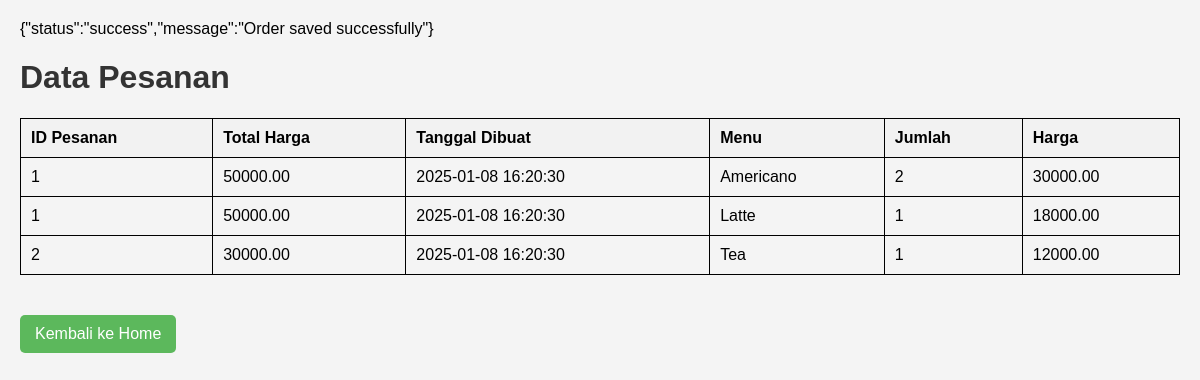
The app's page /php/data_pesanan.php with its own data.
### tables this page shows
CREATE TABLE `order_details` (
  `id` int(11) NOT NULL,
  `order_id` int(11) NOT NULL,
  `menu_id` int(11) NOT NULL,
  `quantity` int(11) NOT NULL,
  `price` decimal(10,2) NOT NULL
);

CREATE TABLE `orders` (
  `id` int(11) NOT NULL,
  `total_price` decimal(10,2) NOT NULL,
  `created_at` timestamp NOT NULL DEFAULT current_timestamp()
);

CREATE TABLE `menu` (
  `id` int(11) NOT NULL,
  `name_` varchar(255) NOT NULL,
  `price` decimal(10,2) NOT NULL,
  `image_url` text DEFAULT NULL,
  `customization` text DEFAULT NULL,
  `category` varchar(100) DEFAULT NULL
);

### php/data_pesanan.php (the view, shortened to what this page needs)
<?php
include 'db_conn.php';
$queryOrders = "SELECT o.id, o.total_price, o.created_at, od.menu_id, od.quantity, od.price, m.name_ AS menu_name
                FROM orders o
                JOIN order_details od ON o.id = od.order_id
                JOIN menu m ON od.menu_id = m.id";
$resultOrders = $conn->query($queryOrders);
$orders = $resultOrders->fetch_all(MYSQLI_ASSOC);
?>
<!DOCTYPE html>
<html lang="en">
<head>
</head>
<body>
    <h1>Data Pesanan</h1>
    <table>
        <thead>
            <tr>
                <th>ID Pesanan</th>
                <th>Total Harga</th>
                <th>Tanggal Dibuat</th>
                <th>Menu</th>
                <th>Jumlah</th>
                <th>Harga</th>
            </tr>
        </thead>
        <tbody>
            <?php foreach ($orders as $order): ?>
                <tr>
                    <td><?= htmlspecialchars($order['id']); ?></td>
                    <td><?= htmlspecialchars($order['total_price']); ?></td>
                    <td><?= htmlspecialchars($order['created_at']); ?></td>
                    <td><?= htmlspecialchars($order['menu_name']); ?></td>
                    <td><?= htmlspecialchars($order['quantity']); ?></td>
                    <td><?= htmlspecialchars($order['price']); ?></td>
                </tr>
            <?php endforeach; ?>
        </tbody>
    </table>
    <a href="../html/home.html">Kembali ke Home</a>
</body>
</html>

### php/data_pesanan.php (style rules this page uses)
body { font-family: Arial, sans-serif; margin: 20px; background-color: #f4f4f4; }
h1 { color: #333; }
table { width: 100%; border-collapse: collapse; margin-bottom: 20px; }
table, th, td { border: 1px solid black; }
th, td { padding: 10px; text-align: left; }
th { background-color: #f2f2f2; }
a { display: inline-block; margin-top: 20px; padding: 10px 15px; background-color: #5cb85c; color: white; text-decoration: none; border-radius: 5px; }

### records on screen
order_details: order "1", order.total_price "50000.00", order.created_at "2025-01-08 16:20:30", menu.name_ "Americano", quantity "2", price "30000.00"
order_details: order "1", order.total_price "50000.00", order.created_at "2025-01-08 16:20:30", menu.name_ "Latte", quantity "1", price "18000.00"
order_details: order "2", order.total_price "30000.00", order.created_at "2025-01-08 16:20:30", menu.name_ "Tea", quantity "1", price "12000.00"
